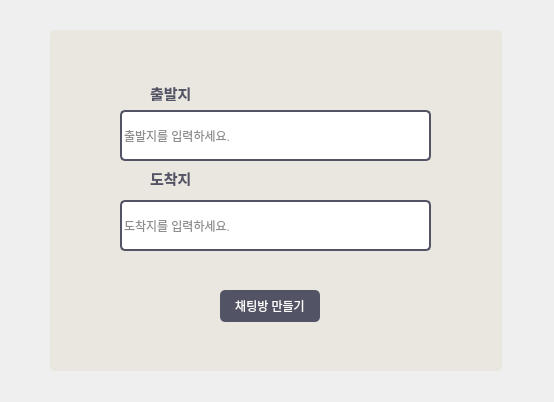
<?xml version="1.0" encoding="UTF-8"?>
<ui version="4.0">
 <class>DirverWindow</class>
 <widget class="QMainWindow" name="DirverWindow">
  <property name="geometry">
   <rect>
    <x>0</x>
    <y>0</y>
    <width>554</width>
    <height>402</height>
   </rect>
  </property>
  <property name="windowTitle">
   <string>MainWindow</string>
  </property>
  <widget class="QWidget" name="centralwidget">
   <widget class="QFrame" name="frame">
    <property name="geometry">
     <rect>
      <x>50</x>
      <y>30</y>
      <width>452</width>
      <height>341</height>
     </rect>
    </property>
    <property name="styleSheet">
     <string notr="true">Background: rgb(234, 230, 224);
border-radius: 5px;</string>
    </property>
    <property name="frameShape">
     <enum>QFrame::StyledPanel</enum>
    </property>
    <property name="frameShadow">
     <enum>QFrame::Raised</enum>
    </property>
    <widget class="QLabel" name="pin">
     <property name="geometry">
      <rect>
       <x>60</x>
       <y>40</y>
       <width>40</width>
       <height>40</height>
      </rect>
     </property>
     <property name="text">
      <string/>
     </property>
     <property name="pixmap">
      <pixmap resource="Logo.qrc">:/image/pin.png</pixmap>
     </property>
     <property name="scaledContents">
      <bool>true</bool>
     </property>
    </widget>
    <widget class="QLabel" name="label">
     <property name="geometry">
      <rect>
       <x>100</x>
       <y>55</y>
       <width>51</width>
       <height>16</height>
      </rect>
     </property>
     <property name="styleSheet">
      <string notr="true">color: rgb(83, 83, 102);
font-size: 15px;
font-weight: bold;</string>
     </property>
     <property name="text">
      <string>출발지</string>
     </property>
    </widget>
    <widget class="QLabel" name="pin_2">
     <property name="geometry">
      <rect>
       <x>60</x>
       <y>130</y>
       <width>40</width>
       <height>40</height>
      </rect>
     </property>
     <property name="text">
      <string/>
     </property>
     <property name="pixmap">
      <pixmap resource="Logo.qrc">:/image/pin.png</pixmap>
     </property>
     <property name="scaledContents">
      <bool>true</bool>
     </property>
    </widget>
    <widget class="QLabel" name="label_2">
     <property name="geometry">
      <rect>
       <x>100</x>
       <y>140</y>
       <width>51</width>
       <height>16</height>
      </rect>
     </property>
     <property name="styleSheet">
      <string notr="true">color: rgb(83, 83, 102);
font-size: 15px;
font-weight: bold;</string>
     </property>
     <property name="text">
      <string>도착지</string>
     </property>
    </widget>
    <widget class="QLineEdit" name="StartInput">
     <property name="geometry">
      <rect>
       <x>70</x>
       <y>80</y>
       <width>311</width>
       <height>51</height>
      </rect>
     </property>
     <property name="styleSheet">
      <string notr="true">background-color: #FFFFFF;
color: rgb(28, 28, 28);
border: 1.5px solid #535366;
border-radius: 5px; </string>
     </property>
     <property name="placeholderText">
      <string>출발지를 입력하세요.</string>
     </property>
    </widget>
    <widget class="QLineEdit" name="ArriveInput">
     <property name="geometry">
      <rect>
       <x>70</x>
       <y>170</y>
       <width>311</width>
       <height>51</height>
      </rect>
     </property>
     <property name="styleSheet">
      <string notr="true">background-color: #FFFFFF;
color: rgb(28, 28, 28);
border: 1.5px solid #535366;
border-radius: 5px; </string>
     </property>
     <property name="placeholderText">
      <string>도착지를 입력하세요.</string>
     </property>
    </widget>
    <widget class="QPushButton" name="MakeButton">
     <property name="geometry">
      <rect>
       <x>170</x>
       <y>260</y>
       <width>100</width>
       <height>32</height>
      </rect>
     </property>
     <property name="styleSheet">
      <string notr="true">QPushButton { 
    background-color: #535366; 
    color: white; 
    border-radius: 5px; 
    }
 QPushButton:hover { 
    background-color: #555; 
    }
  QPushButton:pressed { 
    background-color: #777; 
    }
</string>
     </property>
     <property name="text">
      <string>채팅방 만들기</string>
     </property>
    </widget>
   </widget>
  </widget>
 </widget>
 <resources>
  <include location="Logo.qrc"/>
 </resources>
 <connections/>
</ui>
